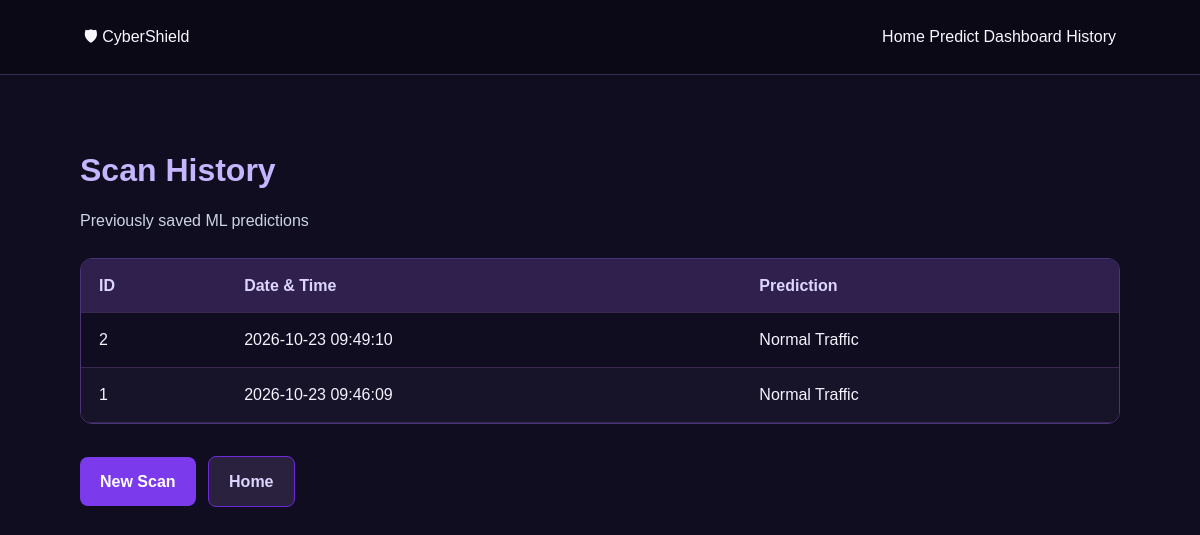
Before: /history with the older database file.
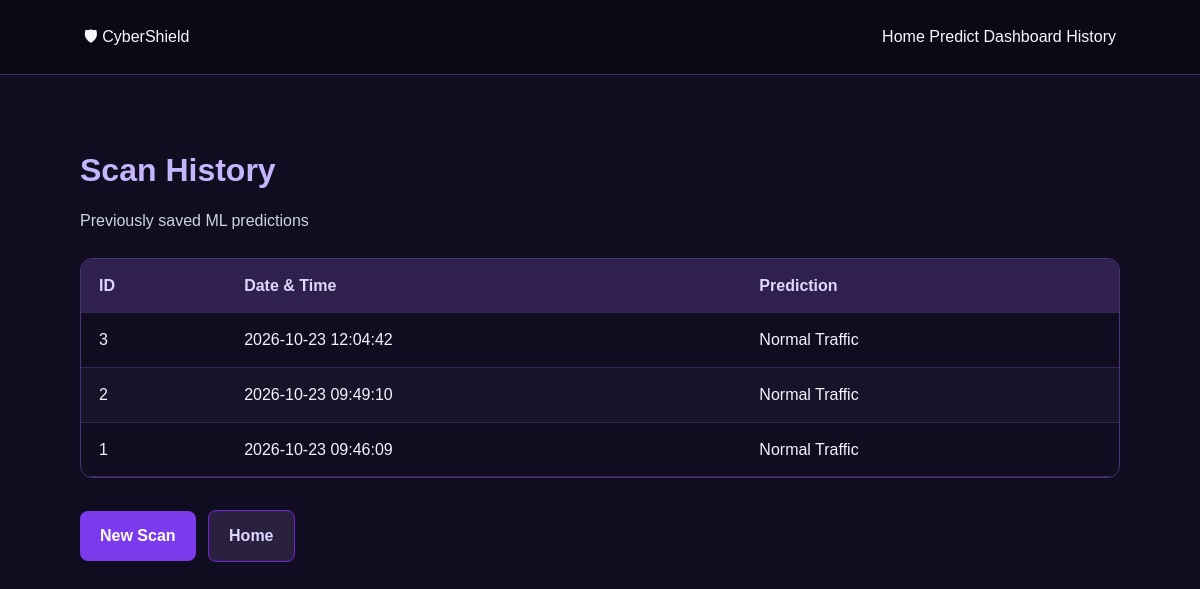
After: the same page with the newer database file.
### tables this page shows
CREATE TABLE scans (
                id INTEGER PRIMARY KEY AUTOINCREMENT,
                scan_time TEXT NOT NULL,
                prediction TEXT NOT NULL
            );

### app.py (the view)
@app.route("/history")
def history():
    with sqlite3.connect(DB_PATH) as conn:
        conn.row_factory = sqlite3.Row
        scans = conn.execute(
            "SELECT * FROM scans ORDER BY id DESC"
        ).fetchall()
    return render_template("history.html", scans=scans)

### templates/history.html (shortened to what this page needs)
<!DOCTYPE html>
<html lang="en">
<head>
    <link rel="stylesheet" href="{{ url_for('static', filename='css/style.css') }}">
</head>
<body>
    <header class="navbar">
        <div class="logo">🛡 CyberShield</div>
        <nav>
            <a href="/">Home</a>
            <a href="/predict">Predict</a>
            <a href="/dashboard">Dashboard</a>
            <a href="/history">History</a>
        </nav>
    </header>
    <main class="page-container">
        <h1>Scan History</h1>
        <p>Previously saved ML predictions</p>
        {% if scans %}
        <div class="table-container">
            <table>
                <thead>
                    <tr>
                        <th>ID</th>
                        <th>Date & Time</th>
                        <th>Prediction</th>
                    </tr>
                </thead>
                <tbody>
                    {% for scan in scans %}
                    <tr>
                        <td>{{ scan.id }}</td>
                        <td>{{ scan.scan_time }}</td>
                        <td>{{ scan.prediction }}</td>
                    </tr>
                    {% endfor %}
                </tbody>
            </table>
        </div>
        {% else %}
        <p>No scans saved yet. Run your first prediction!</p>
        {% endif %}
        <a href="/predict" class="primary-btn">New Scan</a>
        <a href="/" class="secondary-btn">Home</a>
    </main>
</body>
</html>

### static/css/style.css (style rules this page uses)
:root { --bg: #100D20; --surface: #19142B; --purple: #A78BFA; --violet: #7C3AED; --text: #F8F7FF; --muted: #B7B0CC; --border: #382D54; }
* { margin: 0; padding: 0; box-sizing: border-box; }
html { scroll-behavior: smooth; }
body { background: var(--bg); color: var(--text); font-family: Arial, sans-serif; line-height: 1.6; }
a { color: inherit; text-decoration: none; }
.navbar { min-height: 75px; padding: 16px 7%; display: flex; align-items: center; justify-content: space-between; gap: 20px; background: #0B0916; border-bottom: 1px solid var(--border); position: sticky; top: 0; z-index: 10; }
.page-container { max-width: 1100px; margin: 40px auto; padding: 30px; color: #f5f3ff; }
.page-container h1 { color: #c4b5fd; margin-bottom: 12px; }
.page-container p { color: #cbd5e1; margin-bottom: 24px; }
.table-container { overflow-x: auto; border: 1px solid #493477; border-radius: 12px; margin: 24px 0; }
.table-container table { width: 100%; border-collapse: collapse; color: #f5f3ff; }
.table-container th, .table-container td { padding: 14px 18px; text-align: left; border-bottom: 1px solid #382750; }
.table-container th { background: #30204d; color: #ddd6fe; }
.table-container tr:nth-child(even) { background: #171329; }
.primary-btn, .secondary-btn { display: inline-block; margin: 8px 8px 8px 0; padding: 12px 20px; border-radius: 8px; text-decoration: none; font-weight: 600; }
.primary-btn { background: #7c3aed; color: white; }
.secondary-btn { background: #29213d; color: #ddd6fe; border: 1px solid #6d28d9; }

Changed rows visible on the page:
added scans: id "3", scan_time "2026-10-23 12:04:42", prediction "Normal Traffic"
